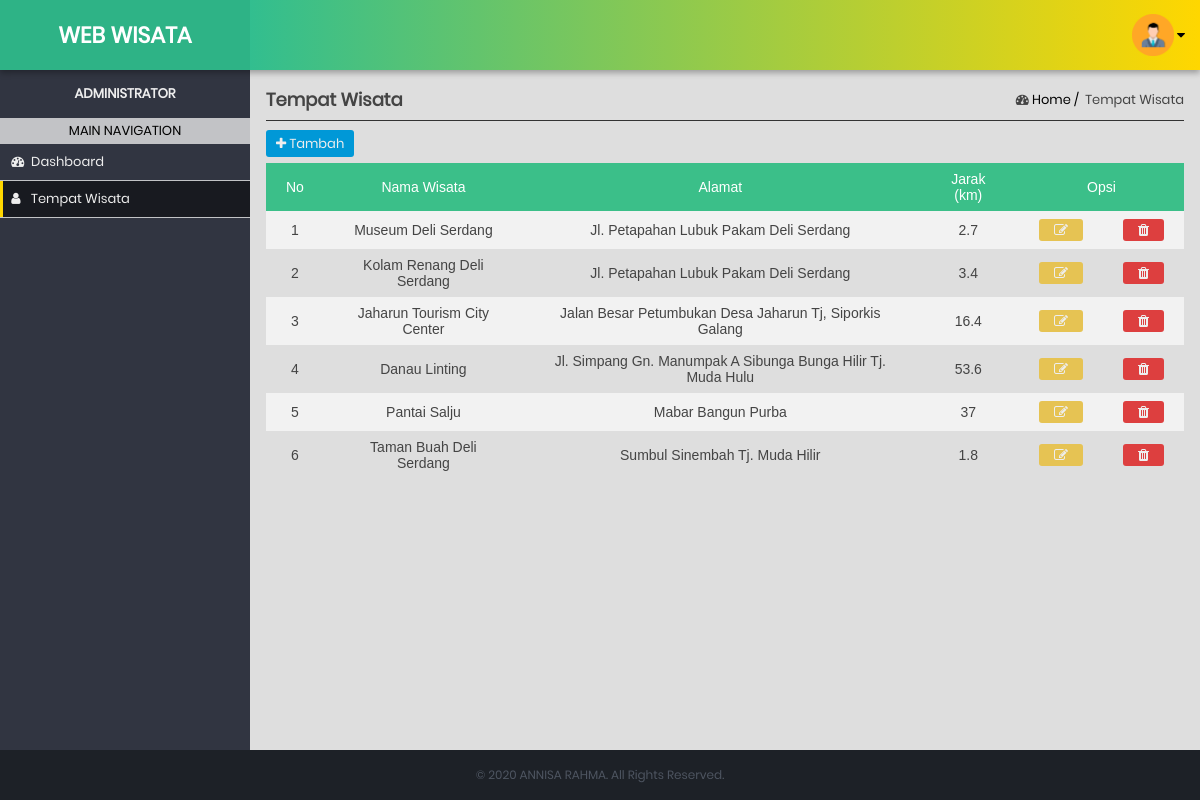
Page /admin/index.php?page=tempat (signed in) on the committed database.
### tables this page shows
CREATE TABLE `tb_wisata` (
  `id_tempat` int(11) NOT NULL,
  `nama_wisata` varchar(255) NOT NULL,
  `alamat` varchar(255) NOT NULL,
  `jarak` double NOT NULL COMMENT 'Jarak(km)',
  `longitude` varchar(55) NOT NULL,
  `latitude` varchar(55) NOT NULL,
  `hasil` varchar(55) NOT NULL
);

### admin/content/tempat.php (the view)
<section class="main-content">
	<a class="add" href='index.php?page=tempat&act=create'><i class='fa fa-plus'></i> Tambah</a>
	<table>
		<tr>
			<th>No</th>
			<th>Nama Wisata</th>
			<th>Alamat</th>
			<th>Jarak (km)</th>
			<th colspan="2">Opsi</th>
		</tr>
		<?php
		$i = 1;
		$sql = $kdb->query("SELECT * FROM tb_wisata");
		while($row = $sql->fetch_assoc()){
		echo "<tr>
						<td>".$i."</td>
						<td>".$row['nama_wisata']."</td>
						<td>".$row['alamat']."</td>
						<td>".$row['jarak']."</td>
						<td><a href='index.php?page=tempat&act=update&id=".$row['id_tempat']."'><i class='up fa fa-pencil-square-o'></i></a></td>
						<td><a onclick=\"return confirm('Yakin ingin menghapus ?')\" href='index.php?page=tempat&act=delete&id=".$row['id_tempat']."'><i class='del fa fa-trash'></i></a></td>
					</tr>";
		$i++;
		}?>
	</table>
</section>

### admin/index.php (shortened to what this page needs)
<?php
require "../kdb.php";
$page = isset($_GET['page']) ? $_GET['page'] : '';
$act = isset($_GET['act']) ? $_GET['act'] : '';
?>
<!DOCTYPE html>
<html lang="en-US">
	<head>
		<link rel="stylesheet" href="assets/css/style.css">
		<link rel="stylesheet" href="assets/css/font-awesome/css/font-awesome.min.css">
	</head>
	<body>
		<div id="dashboard" class="dashboard">
			<header>
				<a href="#" class="logo">
					<h1>WEB WISATA</h1>
				</a>
				<div class="toolbar">
					<div onclick="dropDown()" class="user-out">
						<img src="assets/img/admin.png">
						<i class="fa fa-caret-down"></i>
					</div>
				</div>
			</header>
			<aside id="sidebar" class="sidebar">
					<h5>ADMINISTRATOR</h5>
					<ul>
						<p>MAIN NAVIGATION</p>
						<li <?php if($page == ""){echo "class='active'";} else{echo "class=''";}?>>
							<a href="index.php">
								<i class="fa fa-dashboard fa-fw"></i> Dashboard
							</a>
						</li>
						<li <?php if($page=="tempat"){echo "class='active'";} else{echo "class=''";}?>>
							<a href="index.php?page=tempat">
								<i class="fa fa-user fa-fw"></i> Tempat Wisata
							</a>
						</li>
					</ul>
			</aside>
			<main>
				<?php
				$a = "Dashboard";
				switch($page){
					case "tempat" : $a = "Tempat Wisata";break;
				}
				?>
				<section class="main-header">
					<b><?php echo $a;?></b>
					<?php
					$date = date('Y-m-d');
					if($page == ""){
									echo "<span><m><i class='fa fa-calendar'></i>&nbsp; " .format_hari_tanggal($date)."</m>&nbsp;&nbsp; <n id='jamServer'> " .date('H:i:s')."</n></span>";
					}else{
					?>
					<ul>
						<li><i class="fa fa-dashboard"></i>&nbsp;<a href="index.php">Home</a></li>
						<li>&nbsp;<?php echo $a;?></li>
					</ul>
					<?php }?>
				</section>
				<hr style="border:0;height:1px;background:#333;">
				<?php
								if(isset($page)){
								if($page == "tempat"){
												if($act == "create"){
																include "content/tmptCreate.php";
												}elseif($act == "update"){
																include "content/tmptUpdate.php";
												}elseif($act == "delete"){
																include "content/tmptDelete.php";
												}else{
																include "content/tempat.php";
												}
								}elseif($page == "ubah"){
										  include "content/editProfil.php";
								}else{
												include "content/dashboard.php";
								}
				}else{
								include "content/dashboard.php";
				}
				?>
			</main>
			<footer>
				<span>&copy; 2020 ANNISA RAHMA. All Rights Reserved.</span>
			</footer>
		</div>
	</body>
</html>

### admin/assets/css/style.css (style rules this page uses)
*, *::before, *::after { margin:0;padding:0;box-sizing:border-box; }
body { font-family:Poppin,sans-serif;background:#dedede;height:100%;overflow-x:hidden; }
.dashboard { --spacing: 1rem; display:flex; flex-wrap:wrap; display:grid; height:100vh; grid-template-rows:70px 1fr 50px; grid-template-columns:250px 1fr; grid-template-areas: "header header" "aside main" "footer footer"; }
header { display:flex; flex-basis:100%; grid-area:header; height:70px; background-color:#fff; box-shadow:0 3px 6px rgba(0,0,0,.3); position:relative; }
aside { flex:0 0 250px; grid-area:aside; background-color:#313541; }
main { flex:1; grid-area:main; padding: var(--spacing); overflow-y:auto; overflow-x:hidden; overflow-scrolling:touch; color:#444; }
footer { display:flex; grid-area:footer; flex-basis:100%; justify-content:center; align-items:center; height:50px; padding:0 var(--spacing); color:#4e5561; background-color:#1d2127; font-size:12px; }
a { text-decoration:none; color:black; }
.logo { display:flex; flex:0 0 250px; height:70px; justify-content:center; align-items:center; font-size:.7rem; text-align:center; background-color:#2eb386; position:relative; color:#fff; }
.toolbar { display:flex; flex:1; justify-content:space-between; align-items:center; font-size:14px; background:linear-gradient(to right, #32be8f, gold); }
.user-out { display:flex; justify-content:space-between; align-items:center; padding-right:15px; cursor:pointer; }
.user-out img { width:100%; max-width:42px; }
.user-out i { margin-left:3px; }
h5 { color:#eee; text-align:center; padding:14px; }
aside ul { list-style-type:none; font-size:13px; }
aside ul p { text-align:center; padding:3px; background-color:rgba(255,255,255,.7); }
aside ul li { border-bottom:.6px solid rgba(255,255,255,.7); }
aside ul li a { display:block; padding:.5rem .7rem; position:relative; color:#eee; }
aside ul li a i { padding-right:1rem; }
.active a { background-color:rgba(0,0,0,.5); }
.active a::before { content:''; position:absolute; left:0; top:0; background-color:gold; width:3px; height:100%; }
.main-header { display:flex; flex:1; justify-content:space-between; align-items:center; font-size:13px; margin-bottom:7px; }
.main-header b { font-size:18px; }
.main-header ul { list-style-type:none; }
.main-header ul li { display:inline-block; }
.main-header ul li a::after { content:' /'; }
.main-content { margin-top:9px; }
.main-content table { font-family: sans-serif; color: #444; border-collapse: collapse; width: 100%; margin-top:8px; font-size:14px; }
.main-content table tr th { background: #3BBF89; color: #fff; font-weight: normal; }
.main-content table, th, td { padding: 8px 20px; text-align: center; }
.main-content table tr:nth-child(even) { background-color: #f2f2f2; }
.main-content .add { background-color:#0098d7;color:#eee;border-radius:3px;padding:4px 10px;font-size:13px; }
.main-content table td .up { background-color:#e6c353;color:#eee;border-radius:3px;padding:4px 15px; }
.main-content table td .del { background-color:#dd3f3f;color:#eee;border-radius:3px;padding:4px 15px; }

### rows in the picture
tb_wisata: nama_wisata "Museum Deli Serdang", alamat "Jl. Petapahan Lubuk Pakam Deli Serdang", jarak "2.7"
tb_wisata: nama_wisata "Kolam Renang Deli Serdang", alamat "Jl. Petapahan Lubuk Pakam Deli Serdang", jarak "3.4"
tb_wisata: nama_wisata "Jaharun Tourism City Center", alamat "Jalan Besar Petumbukan Desa Jaharun Tj, Siporkis Galang", jarak "16.4"
tb_wisata: nama_wisata "Danau Linting", alamat "Jl. Simpang Gn. Manumpak A Sibunga Bunga Hilir Tj. Muda Hulu", jarak "53.6"
tb_wisata: nama_wisata "Pantai Salju", alamat "Mabar Bangun Purba", jarak "37"
tb_wisata: nama_wisata "Taman Buah Deli Serdang", alamat "Sumbul Sinembah Tj. Muda Hilir", jarak "1.8"

### other values in the picture
$a "Tempat Wisata"
